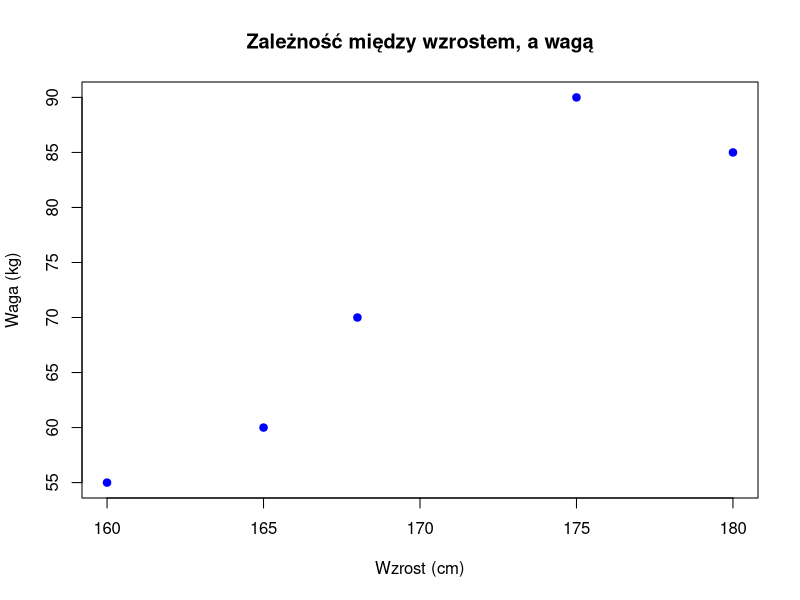
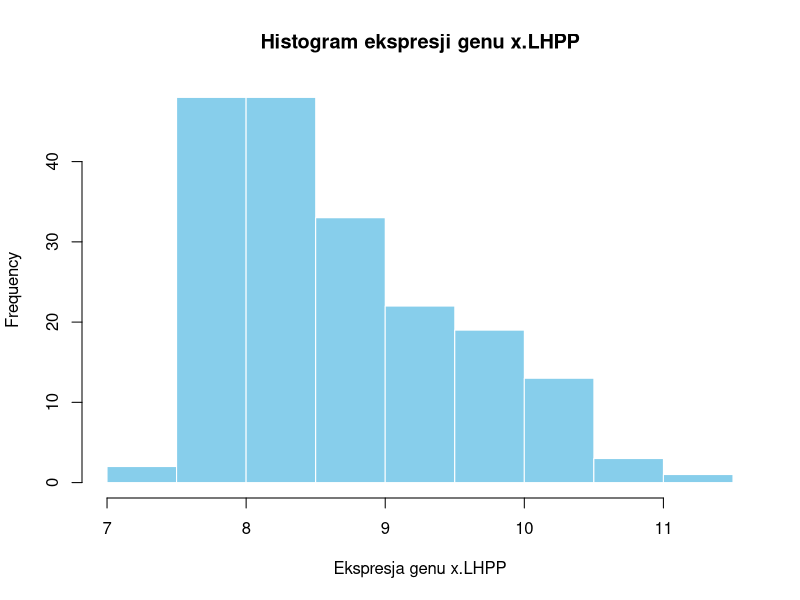

Write the R code that produced these figures, in order. (Note: this script raises an error after producing the figures.)
df <- data.frame(
  imie = c("Anna", "Bartek", "Celina", "Dawid", "Ewa"),
  waga = c(60, 85, 55, 90, 70),
  wzrost = c(165, 180, 160, 175, 168)
)

# 10.1 Wykres punktowy wzrost vs waga z ramki df
plot(
  df$wzrost, df$waga,
  main = "Zależność między wzrostem, a wagą",
  xlab = "Wzrost (cm)",
  ylab = "Waga (kg)",
  pch = 21,           # kształt: koło
  col = "blue",       # kolor obwódki
  bg = "blue"         # kolor wypełnienia
)

# 10.2 Histogram wartości ekspresji dla genu x.LHPP
dane <- read.csv("tissue_gene_expression_sample.csv")
hist(
  dane$x.LHPP,
  main = "Histogram ekspresji genu x.LHPP",
  xlab = "Ekspresja genu x.LHPP",
  col = "skyblue",
  border = "white"
)

# 10.3 Wykres pudełkowy (boxplot) ekspresji genów w różnych tkankach z ggplot2
install.packages("ggplot2")   # uruchom tylko raz, potem możesz zakomentować
library(ggplot2)

# Zakładam, że kolumna z nazwą tkanki to np. 'Tissue' i ekspresja to np. 'x.LHPP'
ggplot(dane, aes(x = Tissue, y = x.LHPP, fill = Tissue)) +
  geom_boxplot() +
  ggtitle("Rozkłady wartości ekspresji genów pomiędzy różnymi tkankami") +
  xlab("Tkanki") +
  ylab("Ekspresja genu x.LHPP") +
  theme_minimal()